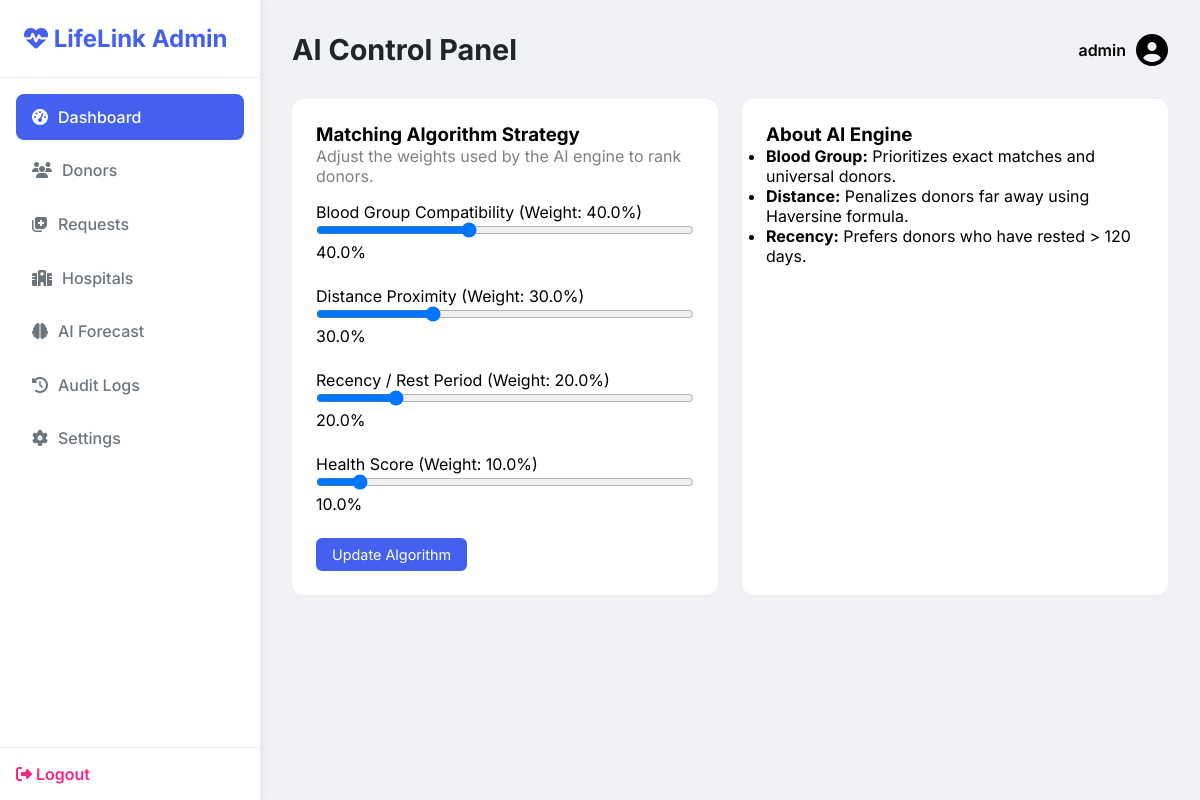
Page /admin/ai-control (signed in) on the committed database.
### models.py (models this page shows, shortened)
class Admin(UserMixin, db.Model):
    __tablename__ = 'admins'
    id = db.Column(db.Integer, primary_key=True)
    username = db.Column(db.String(50), unique=True, nullable=False)
    password_hash = db.Column(db.String(200), nullable=False)
    role = db.Column(db.String(20), default='SuperAdmin')

class AIConfig(db.Model):
    __tablename__ = 'ai_config'
    id = db.Column(db.Integer, primary_key=True)
    weight_blood_group = db.Column(db.Float, default=40.0)
    weight_distance = db.Column(db.Float, default=30.0)
    weight_recency = db.Column(db.Float, default=20.0)
    weight_health = db.Column(db.Float, default=10.0)

### app.py (the view, shortened to what this page needs)
@app.route('/admin/ai-control', methods=['GET', 'POST'])
@login_required
def admin_ai_control():
    if not isinstance(current_user, Admin): return "Unauthorized", 403
    ai_config = AIConfig.query.first()
    if not ai_config:
        ai_config = AIConfig()
        db.session.add(ai_config)
        db.session.commit()
    return render_template('admin/ai_control.html', config=ai_config)

### app.py (called while the page is built, shortened)
@app.after_request
def add_header(response):
    response.headers['Cache-Control'] = 'no-store, no-cache, must-revalidate, post-check=0, pre-check=0, max-age=0'
    response.headers['Pragma'] = 'no-cache'
    response.headers['Expires'] = '-1'
    return response

@login_manager.user_loader
def load_user(user_id):
    if user_id.startswith('admin_'):
        try:
            uid = int(user_id.split('_')[1])
            return db.session.get(Admin, uid)
        except (IndexError, ValueError):
            return None

### templates/admin/ai_control.html
{% extends 'admin/base.html' %}
{% block title %}AI Control Panel{% endblock %}
{% block content %}
<div class="grid">
    <div class="card">
        <h3>Matching Algorithm Strategy</h3>
        <p style="color: grey; margin-bottom: 1rem;">Adjust the weights used by the AI engine to rank donors.</p>
        <form method="POST">
            <div style="margin-bottom: 1.5rem;">
                <label>Blood Group Compatibility (Weight: {{ config.weight_blood_group }}%)</label>
                <input type="range" name="w_bg" min="0" max="100" value="{{ config.weight_blood_group }}"
                    oninput="this.nextElementSibling.value = this.value + '%'" style="width: 100%;">
                <output>{{ config.weight_blood_group }}%</output>
            </div>
            <div style="margin-bottom: 1.5rem;">
                <label>Distance Proximity (Weight: {{ config.weight_distance }}%)</label>
                <input type="range" name="w_dist" min="0" max="100" value="{{ config.weight_distance }}"
                    oninput="this.nextElementSibling.value = this.value + '%'" style="width: 100%;">
                <output>{{ config.weight_distance }}%</output>
            </div>
            <div style="margin-bottom: 1.5rem;">
                <label>Recency / Rest Period (Weight: {{ config.weight_recency }}%)</label>
                <input type="range" name="w_rec" min="0" max="100" value="{{ config.weight_recency }}"
                    oninput="this.nextElementSibling.value = this.value + '%'" style="width: 100%;">
                <output>{{ config.weight_recency }}%</output>
            </div>
            <div style="margin-bottom: 1.5rem;">
                <label>Health Score (Weight: {{ config.weight_health }}%)</label>
                <input type="range" name="w_h" min="0" max="100" value="{{ config.weight_health }}"
                    oninput="this.nextElementSibling.value = this.value + '%'" style="width: 100%;">
                <output>{{ config.weight_health }}%</output>
            </div>
            <button type="submit" class="btn btn-primary">Update Algorithm</button>
        </form>
    </div>
    <div class="card">
        <h3>About AI Engine</h3>
        <ul>
            <li><b>Blood Group:</b> Prioritizes exact matches and universal donors.</li>
            <li><b>Distance:</b> Penalizes donors far away using Haversine formula.</li>
            <li><b>Recency:</b> Prefers donors who have rested > 120 days.</li>
        </ul>
    </div>
</div>
{% endblock %}

### templates/admin/base.html (shortened to what this page needs)
<!DOCTYPE html>
<html lang="en">
<head>
    <link rel="stylesheet" href="https://cdnjs.cloudflare.com/ajax/libs/font-awesome/6.4.0/css/all.min.css">
    <link rel="stylesheet"
        href="{{ url_for('static', filename='css/admin_style.css') }}?v={{ range(1, 10000) | random }}">
</head>
<body class="admin-body">
    <nav class="sidebar">
        <div class="sidebar-brand">
            <i class="fas fa-heartbeat"></i> LifeLink Admin
        </div>
        <ul class="sidebar-menu">
            <li><a href="{{ url_for('admin_dashboard') }}" class="active"><i class="fas fa-tachometer-alt"></i>
                    Dashboard</a></li>
            <li><a href="{{ url_for('admin_donors') }}"><i class="fas fa-users"></i> Donors</a></li>
            <li><a href="{{ url_for('admin_requests') }}"><i class="fas fa-notes-medical"></i> Requests</a></li>
            <li><a href="{{ url_for('manage_hospitals') }}"><i class="fas fa-hospital"></i> Hospitals</a></li>
            <li><a href="{{ url_for('admin_forecast') }}"><i class="fas fa-brain"></i> AI Forecast</a></li>
            <li><a href="{{ url_for('admin_audit_logs') }}"><i class="fas fa-history"></i> Audit Logs</a></li>
            <li><a href="{{ url_for('admin_settings') }}"><i class="fas fa-cog"></i> Settings</a></li>
        </ul>
        <div class="sidebar-footer">
            <a href="{{ url_for('logout') }}"><i class="fas fa-sign-out-alt"></i> Logout</a>
        </div>
    </nav>
    <main class="main-content">
        <header class="top-bar">
            <h2>{% block title %}Dashboard{% endblock %}</h2>
            <div class="user-info">
                <span>{{ current_user.username }}</span>
                <i class="fas fa-user-circle fa-2x"></i>
            </div>
        </header>
        <div class="content-wrapper">
            {% block content %}{% endblock %}
        </div>
    </main>
</body>
</html>

### static/css/admin_style.css (style rules this page uses)
:root { --primary: #4361ee; --secondary: #3f37c9; --success: #4cc9f0; --danger: #f72585; --dark: #212529; --light: #f8f9fa; --gray: #6c757d; --sidebar-width: 260px; }
* { margin: 0; padding: 0; box-sizing: border-box; font-family: 'Inter', sans-serif; }
body.admin-body { display: flex; min-height: 100vh; background: #f0f2f5; }
.sidebar { width: var(--sidebar-width); background: #fff; color: var(--dark); position: fixed; height: 100%; box-shadow: 2px 0 10px rgba(0,0,0,0.05); display: flex; flex-direction: column; }
.sidebar-brand { padding: 1.5rem; font-size: 1.5rem; font-weight: 700; color: var(--primary); border-bottom: 1px solid #eee; }
.sidebar-menu { list-style: none; padding: 1rem; flex: 1; }
.sidebar-menu li { margin-bottom: 0.5rem; }
.sidebar-menu a { display: flex; align-items: center; gap: 10px; padding: 0.8rem 1rem; color: var(--gray); text-decoration: none; border-radius: 8px; transition: all 0.3s; font-weight: 500; }
.sidebar-menu a:hover, .sidebar-menu a.active { background: var(--primary); color: #fff; }
.sidebar-footer { padding: 1rem; border-top: 1px solid #eee; }
.sidebar-footer a { color: var(--danger); text-decoration: none; font-weight: 600; }
.main-content { margin-left: var(--sidebar-width); flex: 1; padding: 2rem; }
.top-bar { display: flex; justify-content: space-between; align-items: center; margin-bottom: 2rem; }
.top-bar h2 { font-size: 1.8rem; color: var(--dark); }
.user-info { display: flex; align-items: center; gap: 10px; font-weight: 600; }
.card { background: #fff; padding: 1.5rem; border-radius: 12px; box-shadow: 0 4px 6px rgba(0,0,0,0.02); margin-bottom: 1.5rem; }
.grid { display: grid; grid-template-columns: repeat(auto-fit, minmax(280px, 1fr)); gap: 1.5rem; }
.btn { padding: 0.5rem 1rem; border-radius: 6px; text-decoration: none; border: none; cursor: pointer; font-size: 0.9rem; display: inline-block; }
.btn-primary { background: var(--primary); color: #fff; }

### rows in the picture
Admin: username "admin"
AIConfig: weight_blood_group "40.0", w_bg "40", weight_distance "30.0", w_dist "30", weight_recency "20.0", w_rec "20", weight_health "10.0", w_h "10"
